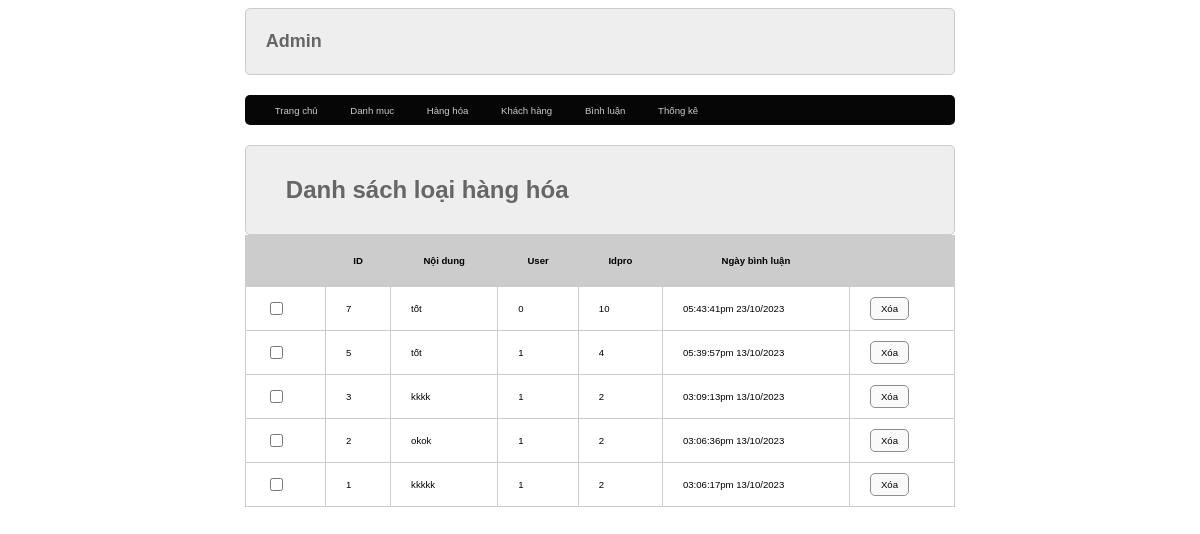
Screenshot of /admin/index.php?act=dsbl with the database file from the repository.
### tables this page shows
CREATE TABLE `binhluan` (
  `id` int(11) NOT NULL,
  `noidung` varchar(255) NOT NULL,
  `iduser` int(11) NOT NULL,
  `idpro` int(11) NOT NULL,
  `ngaybinhluan` varchar(255) NOT NULL
);

### model/pdo.php (called while the page is built, shortened)
<?php
function pdo_get_connection(){
    $servername = "localhost";
    $username = "root";
    $password = "";
    try {
        $conn = new PDO("mysql:host=$servername;dbname=duanmau", $username, $password);
        $conn->setAttribute(PDO::ATTR_ERRMODE, PDO::ERRMODE_EXCEPTION);
        return $conn;
    } catch(PDOException $e) {
        echo "Connection failed: " . $e->getMessage();
    }
}
function pdo_query($sql){
    $sql_args=array_slice(func_get_args(),1);
    try{
        $conn=pdo_get_connection();
        $stmt=$conn->prepare($sql);
        $stmt->execute($sql_args);
        $rows=$stmt->fetchAll();
        return $rows;
    }
    catch(PDOException $e){
        throw $e;
    }
    finally{
        unset($conn);
    }
}
?>

### model/binhluan.php (called while the page is built, shortened)
<?php
    function loadall_binhluan($idpro){
        $sql="SELECT * FROM binhluan WHERE 1 ";
        $sql.=" order by id desc";
        $listbinhluan= pdo_query($sql);
        return $listbinhluan;
    }
?>

### admin/binhluan/list.php (the view)
<div class="row">
            <div class="row header formtittle">
                <h1>Danh sách loại hàng hóa</h1>
            </div>
            <div class="row formcontent">
                <div class="row mb10 formdanhsach">
                    <table>
                        <tr>
                            <th></th>
                            <th>ID</th>
                            <th>Nội dung</th>
                            <th>User</th>
                            <th>Idpro</th>
                            <th>Ngày bình luận</th>
                            <th></th>
                        </tr>
                        <?php
                            foreach($listbinhluan as $binhluan){
                                extract($binhluan);
                                $xoabl = "index.php?act=xoabl&id=".$id;
                                echo '
                                <tr>
                                <td><input type="checkbox" name="" id=""></td>
                                <td>'.$id.'</td>
                                <td>'.$noidung.'</td>
                                <td>'.$iduser.'</td>
                                <td>'.$idpro.'</td>
                                <td>'.$ngaybinhluan.'</td>
                                <td>
                                    <a href="'.$xoabl.'"><input type="button" value="Xóa"></a>
                                </td>
                            </tr>';
                            }
                        ?>
                    </table>
                </div>
            </div>
        </div>

### css/style.css (style rules this page uses)
* { box-sizing: border-box; font-family: sans-serif; font-size: 0.8vw; }
.row { float: left; width: 100%; }
.mb10 { margin-bottom: 10px; }
.header { background-color: aquamarine; border: 1px #009900 solid; font-size: 1vw; color: blue; border-radius: 5px; }
.header h1 { margin: 20px; font-size: 2vw; }
.formtaikhoan input[type="submit"], .formtaikhoan input[type="reset"], .formcontent input[type="submit"], .formcontent input[type="reset"], .formcontent input[type="button"] { border-radius: 5px; padding: 5px 10px; background-color: rgb(250, 250, 250); border: 1px rgb(145, 140, 140) solid; }
.formtittle { background-color: #EEE; color: #666; border-radius: 5px; border: 1px #CCC solid; padding: 10px 20px; }
.formdanhsach table { width: 100%; border-collapse:collapse; }
.formdanhsach table th { padding: 20px ; background-color: #CCC; }
.formdanhsach table td { padding: 10px 20px; border: 1px #CCC solid; }

### rows the page displays
binhluan: id "7", noidung "tốt", iduser "0", idpro "10", ngaybinhluan "05:43:41pm 23/10/2023"
binhluan: id "5", noidung "tốt", iduser "1", idpro "4", ngaybinhluan "05:39:57pm 13/10/2023"
binhluan: id "3", noidung "kkkk", iduser "1", idpro "2", ngaybinhluan "03:09:13pm 13/10/2023"
binhluan: id "2", noidung "okok", iduser "1", idpro "2", ngaybinhluan "03:06:36pm 13/10/2023"
binhluan: id "1", noidung "kkkkk", iduser "1", idpro "2", ngaybinhluan "03:06:17pm 13/10/2023"
